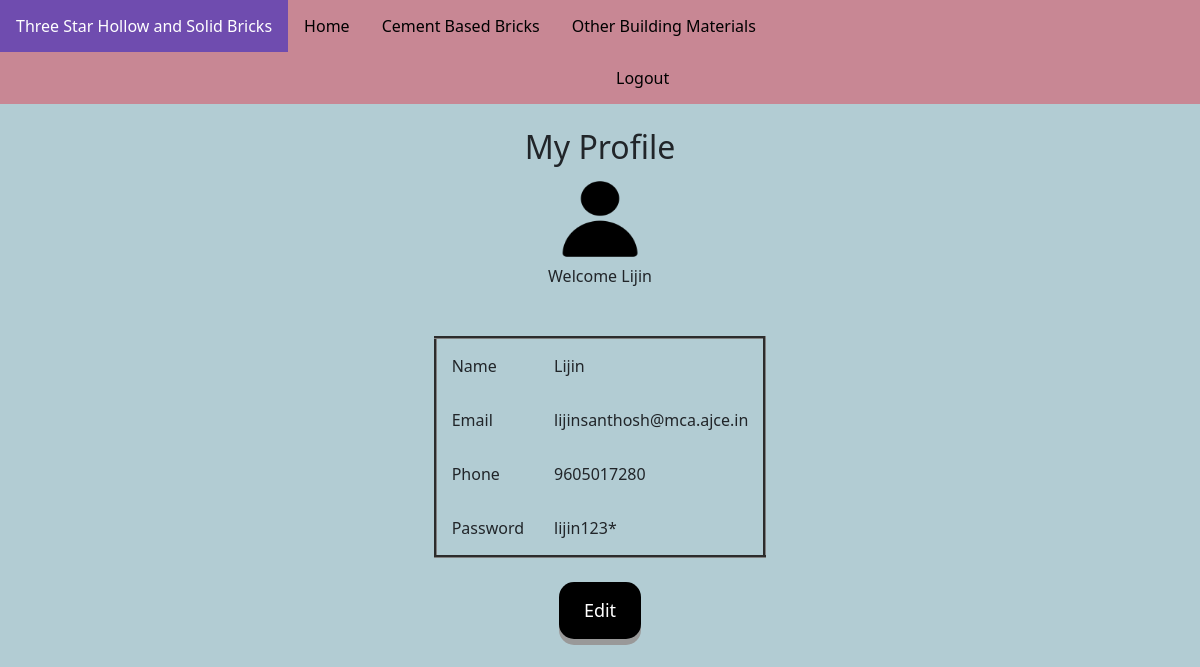
/profile.php (signed in), run on the app's committed database.
### tables this page shows
CREATE TABLE `registration` (
  `id` int(100) NOT NULL,
  `name` varchar(500) NOT NULL,
  `email` varchar(500) NOT NULL,
  `phone` varchar(500) NOT NULL,
  `pass` varchar(150) NOT NULL,
  `status` int(100) NOT NULL DEFAULT 1
);

### profile.php (the view, shortened to what this page needs)
<?php
include 'connect.php';
?>
<!DOCTYPE html>
<html>
<head>
    <link rel="stylesheet" type="text/css" href="style.css">
    <link href="https://cdn.jsdelivr.net/npm/bootstrap@5.1.3/dist/css/bootstrap.min.css" rel="stylesheet">
</head>
<body style="background-color:#b2ccd3;">
    <div class="topnav">
        <ul>
            <li><a class="active" href="#">Three Star Hollow and Solid Bricks</a></li>
            <li><a href="index.PHP">Home</a></li>
            <li><a href="cmt.php">Cement Based Bricks</a></li>
            <li><a href="obm.php">Other Building Materials</a></li>
            <li><a class="log" href="login.php">Logout</a></li>
        </ul>
    </div><br>
    <div class="container">
        <div class="wrapper">
            <h2 style="text-align:center;">My Profile</h2>
            <center>
                <img src="user.jpg" width="100px" height="90px">
                <div>Welcome <?php echo $_SESSION['userName']; ?></div>
                <br><br>
                <table border='3'>
                    <?php
                    $sql = 'SELECT * FROM registration WHERE `id` = ' . $_SESSION['userId'] . '  ';
                    $result = mysqli_query($con, $sql);
                    if (mysqli_num_rows($result) > 0) {
                        $row = mysqli_fetch_array($result);
                        echo "
            <tr>
               <td>Name</td>
               <td>" . $row['name'] . "</td>
           </tr>
           <tr>
               <td>Email</td>
               <td>" . $row['email'] . "</td>
           </tr>
           <tr>
               <td>Phone</td>
               <td>" . $row['phone'] . "</td>
           </tr>
           <tr>
               <td>Password</td>
               <td>" . $row['pass'] . "</td>
           </tr>
            ";
                    }
                    ?>
                </table><br>
                <button class="btn-2" type="button" data-bs-toggle="modal" data-bs-target="#staticBackdrop">Edit</button>
            </center>
        </div>
    </div>
</body>

### style.css (style rules this page uses)
body { margin:0; padding:0; background-color:white; }
table td { padding: 15px; }
.btn-2 { display: inline-block; padding: 15px 25px; font-size: 18px; cursor: pointer; text-align: center; text-decoration: none; outline: none; color: #fff; background-color:black; border: none; border-radius: 15px; box-shadow: 0 6px #999; }
.log { margin-left:600px; }
.topnav ul { list-style-type: none; margin:0; padding:0; overflow: hidden; background-color:#c88794; text-color:rgb(0, 0, 0); }
.topnav li { float: left; }
.topnav li a { display: block; color: #000000; text-align: center; padding: 14px 16px; text-decoration: none; }
.topnav .active { background-color: #6f4caf; }
* { box-sizing: border-box }
body { font-family: Verdana, sans-serif; margin:0 }
img { vertical-align: middle; }
.active, .dot:hover { background-color: #717171; }

### profile.php (style rules this page uses)
.wrapper { width: 400px; margin: 0 auto; background-color: #b2ccd3; }

### data on the page
registration: name "Lijin", email "lijinsanthosh@mca.ajce.in", phone "9605017280", pass "lijin123*"

### other printed values
$_SESSION['userName'] "Lijin"
